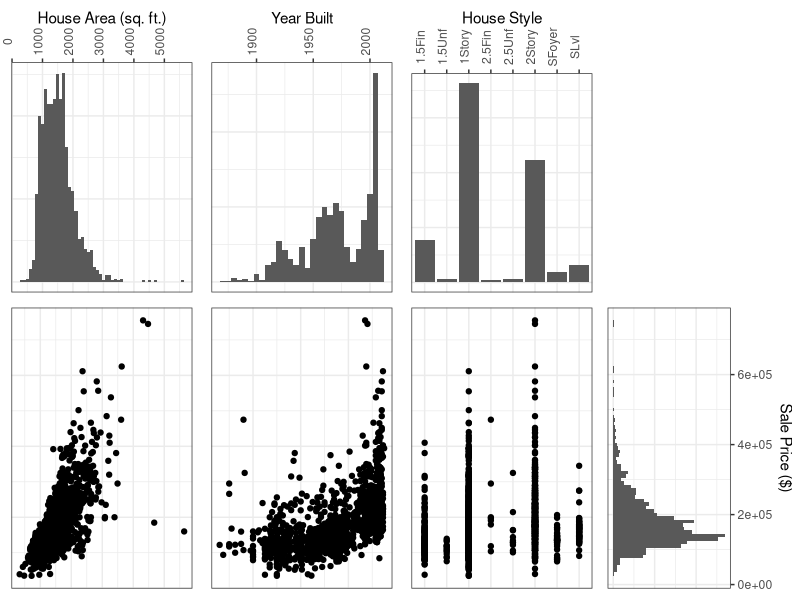
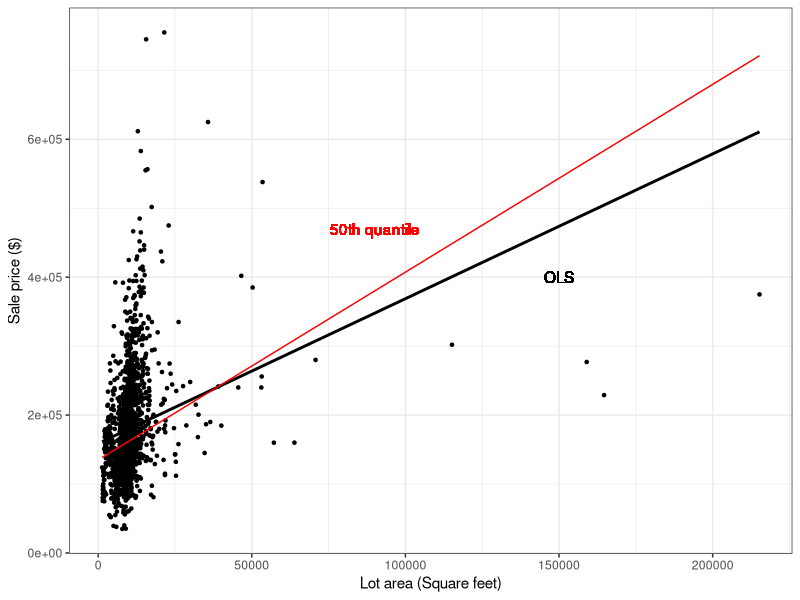
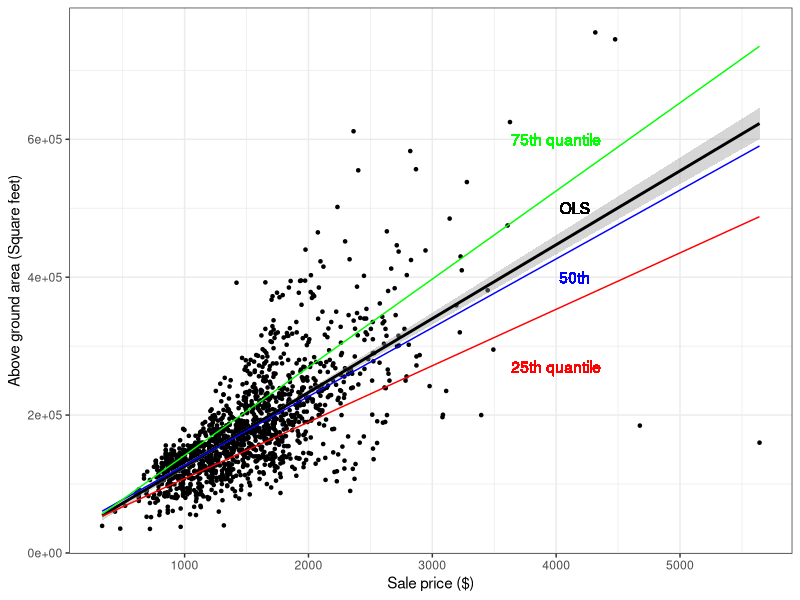
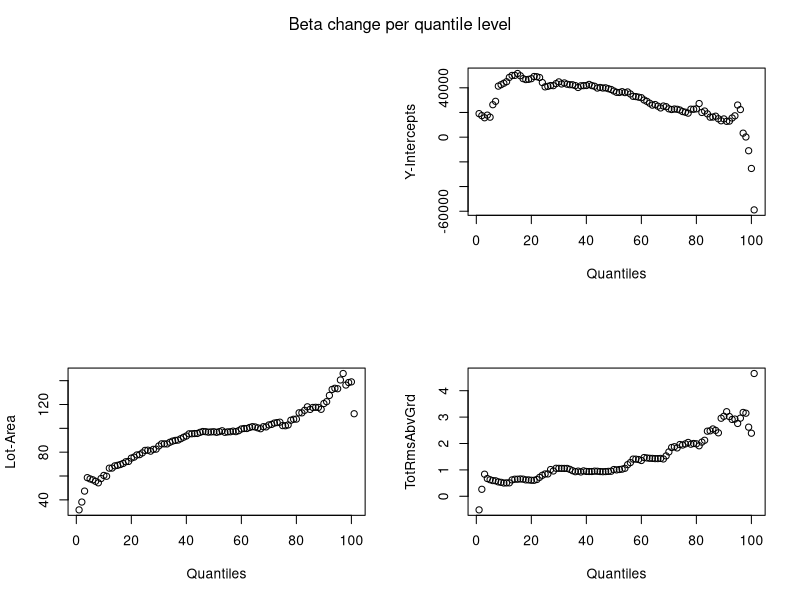
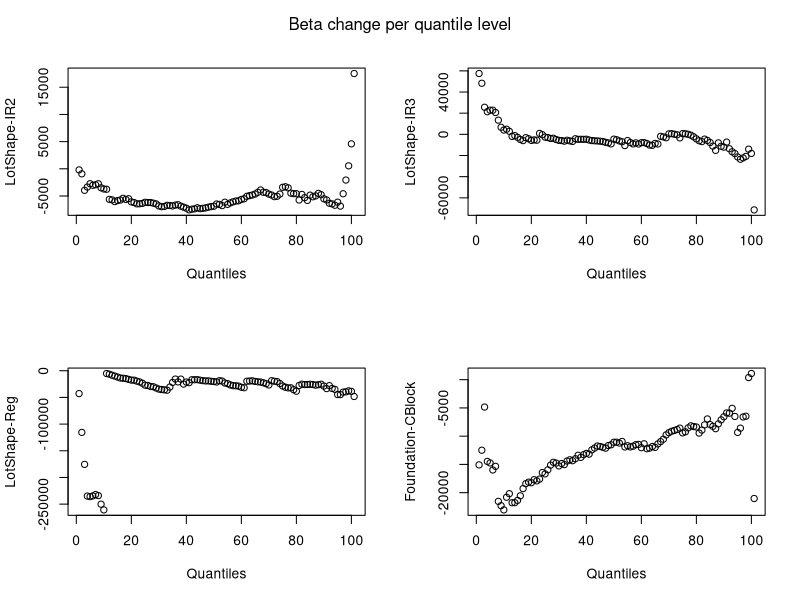
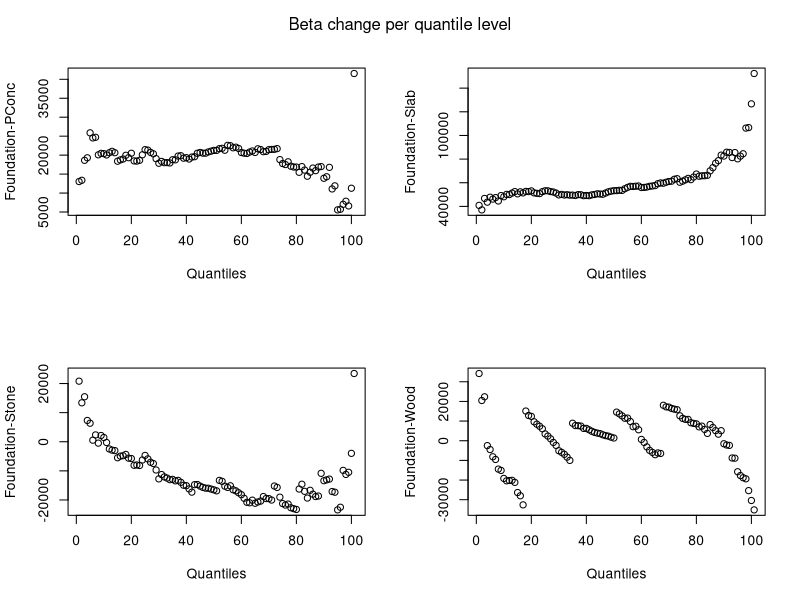

Reproduce these figures in R, in order.
## ---- chunk 1
# installing/loading the package:
# if(!require(installr)) {
#   install.packages("installr"); 
#   require(installr)
# } #load / install+load installr
# # using the package:
# updateR()

# install.packages('cowplot')
# install.packages("quantreg")
library("quantreg")
#library(sjPlot)
library(haven)
library(gridExtra)
library(tidyverse)
library(Metrics)
require(gridExtra)
library(cowplot)
library(ggplot2)
#library(equatiomatic)
#library(fastDummies)
#library(pscl)

#library(gsheet)
#library(brant)
#library(MASS)
#library(lmtest)
#library(reshape2)

#library(nnet)
#library(AER)
#library(boot)

#library(asaur)

## ---- chunk 2
df <- read.csv("TrainData.csv") |>
  na.omit() |>
  distinct()

## ---- chunk 3
suppressWarnings({

p1 <- df |> ggplot(aes(x = GrLivArea)) + geom_histogram(binwidth = 100) + theme_bw() + theme(axis.text.y = element_blank(), axis.text.x = element_text(angle = 90), axis.ticks.y = element_blank()) + ylab(NULL) + xlab("House Area (sq. ft.)") + scale_x_continuous(position = "top")

p2 <- df |> ggplot(aes(x = YearBuilt)) + geom_histogram(binwidth = 5) + theme_bw() + theme(axis.text.y = element_blank(), axis.text.x = element_text(angle = 90), axis.ticks.y = element_blank()) + ylab(NULL) + xlab("Year Built") + scale_x_continuous(position = "top")

p3 <- df |> ggplot(aes(x = HouseStyle)) + geom_histogram(stat="count") + theme_bw() + theme(axis.text.y = element_blank(), axis.text.x = element_text(angle = 90), axis.ticks.y = element_blank()) + ylab(NULL) + xlab("House Style") + scale_x_discrete(position = "top")

p4 <- ggplot() + theme_minimal()

p5 <- df |> ggplot(aes(x = GrLivArea, y = SalePrice)) + geom_point() + theme_bw() + theme(axis.text = element_blank(), axis.ticks = element_blank()) + ylab(NULL) + xlab(NULL)

p6 <- df |> ggplot(aes(x = YearBuilt, y = SalePrice)) + geom_point() + theme_bw() + theme(axis.text = element_blank(), axis.ticks = element_blank()) + ylab(NULL) + xlab(NULL)

p7 <- df |> ggplot(aes(x = HouseStyle, y = SalePrice)) + geom_point() + theme_bw() + theme(axis.text = element_blank(), axis.ticks = element_blank()) + ylab(NULL) + xlab(NULL)

p8 <- df |> ggplot(aes(x = SalePrice)) + geom_histogram(binwidth = 10000) + theme_bw() + ylab(NULL) + xlab("Sale Price ($)") + coord_flip() + scale_x_continuous(position = "top") + theme(axis.text.x = element_blank(), axis.ticks.x = element_blank())

grid.arrange(p1, p2, p3, p4, p5, p6, p7, p8, nrow = 2)

})
## ---- chunk 4

df |> ggplot(aes(y = SalePrice, x = LotArea)) +
  geom_point(size = 0.9) +
  geom_smooth(method = lm, se = F, color = "black") +
  geom_text(aes(y = 400000, x = 150000, label = "OLS"), color="black") + 
  geom_quantile(quantiles=0.5, color="red") + 
  geom_text(aes(y = 470000, x = 90000, label = "50th quantile"), color="red") + 
  ylab("Sale price ($)") +
  xlab("Lot area (Square feet)") +
  theme_bw()
## ---- chunk 5
# df |> ggplot(aes(y = SalePrice, x = GrLivArea)) +
#   geom_boxplot()

df |> ggplot(aes(y = SalePrice, x = GrLivArea)) +
  geom_point(size = 0.9) +
  stat_smooth(method = lm, color = "black") +
  geom_text(aes(x = 4150, y = 500000, label = "OLS"), color="black") + 
  geom_quantile(quantiles=0.25, color="red") + 
  geom_text(aes(x = 4000, y = 270000, label = "25th quantile"), color="red") + 
  geom_quantile(quantiles=0.5, color="blue") + 
  geom_text(aes(x = 4150, y = 400000, label = "50th"), color="blue") + 
  geom_quantile(quantiles=0.75, color="green") + 
  geom_text(aes(x = 4000, y = 600000, label = "75th quantile"), color="green") + 
  xlab("Sale price ($)") +
  ylab("Above ground area (Square feet)") +
  theme_bw()
## ---- chunk 6
qr50 = rq(data=df, SalePrice ~ GrLivArea + LotArea + TotRmsAbvGrd + as.factor(LotShape) + as.factor(Foundation), tau=0.5)
qr50_summary = summary(qr50)
## ---- chunk 7
#Generate all QR models 
taus <- seq(from=0, to=1, by=.01)
qrs = rq(data=df, SalePrice ~ GrLivArea + LotArea + TotRmsAbvGrd + as.factor(LotShape) + as.factor(Foundation), tau=taus)

## ---- chunk 8
num_of_rows <- nrow(qrs$coefficients)
par(mfrow = c(2, 2))
plot.new()
mtext("Beta change per quantile level", side = 3, line = - 2, outer = TRUE)
plot(qrs$coefficients[1, ], xlab="Quantiles", ylab="Y-Intercepts")
plot(qrs$coefficients[2, ], xlab="Quantiles", ylab="Lot-Area")
plot(qrs$coefficients[3, ], xlab="Quantiles", ylab="TotRmsAbvGrd")
plot(qrs$coefficients[4, ], xlab="Quantiles", ylab="LotShape-IR2")
mtext("Beta change per quantile level", side = 3, line = - 2, outer = TRUE)
plot(qrs$coefficients[5, ], xlab="Quantiles", ylab="LotShape-IR3")
plot(qrs$coefficients[6, ], xlab="Quantiles", ylab="LotShape-Reg")
plot(qrs$coefficients[7, ], xlab="Quantiles", ylab="Foundation-CBlock")
plot(qrs$coefficients[8, ], xlab="Quantiles", ylab="Foundation-PConc")
mtext("Beta change per quantile level", side = 3, line = - 2, outer = TRUE)
plot(qrs$coefficients[9, ], xlab="Quantiles", ylab="Foundation-Slab")
plot(qrs$coefficients[10, ], xlab="Quantiles", ylab="Foundation-Stone")
plot(qrs$coefficients[11, ], xlab="Quantiles", ylab="Foundation-Wood")

## ---- chunk 9

ols = lm(data=df, SalePrice ~ GrLivArea + LotArea + TotRmsAbvGrd + as.factor(LotShape) + as.factor(Foundation))
ols_summary = summary(ols)
ols_summary
## ---- chunk 10
olsMae = mae(predict(ols), df$SalePrice)
olsMae
Qr50Mae = mae(predict(qr50), df$SalePrice)
Qr50Mae
## ---- chunk 11
fullDataLength = length(df$SalePrice)
fullDataLength
count10per = fullDataLength / 10
count10per
sorted_df_desc <- df[order(-df$SalePrice),]
Q90SalePrice <- sorted_df_desc[0:count10per, ] # data greater than 90% of data
length(Q90SalePrice$SalePrice)

qr90_p = rq(data=df, SalePrice ~ GrLivArea + LotArea + TotRmsAbvGrd + as.factor(LotShape) + as.factor(Foundation), tau=0.90)

mae(predict(ols, newdata=Q90SalePrice), Q90SalePrice$SalePrice)
mae(predict(qr90_p, newdata=Q90SalePrice), Q90SalePrice$SalePrice)

###########
sorted_df_asc <- df[order(df$SalePrice),]
length(sorted_df_asc$SalePrice)
Q10SalePrice <- sorted_df_asc[0:count10per, ] # data lower than 90% of data
length(Q10SalePrice$SalePrice)

qr10_p = rq(data=df, SalePrice ~ GrLivArea + LotArea + TotRmsAbvGrd + as.factor(LotShape) + as.factor(Foundation), tau=0.10)

mae(predict(ols, newdata=Q10SalePrice), Q10SalePrice$SalePrice)
mae(predict(qr10_p, newdata=Q10SalePrice), Q10SalePrice$SalePrice)

## ---- chunk 12
olsRmse = rmse(predict(ols), df$SalePrice)
olsRmse
Qr50Rmse = rmse(predict(qr50), df$SalePrice)
Qr50Rmse
## ---- chunk 13
ols_summary$df[2]
qr50_summary$rdf
## ---- chunk 14
# Min OLS error
format(round(min(ols_summary$residuals), digits=0), scientific=F)
# Absolute min OLS error
format(round(min(abs(ols_summary$residuals)), digits=0), scientific=F)
# Max OLS error
format(round(max(ols_summary$residuals), digits=0), scientific=F)
# Absolute max OLS error
format(round(max(abs(ols_summary$residuals)), digits=0), scientific=F)
# Min QR 50th error
format(round(min(qr50_summary$residuals), digits=0), scientific=F)
# Absolute min QR 50th error
format(round(min(abs(qr50_summary$residuals)), digits=0), scientific=F)
# Max QR 50th error
format(round(max(qr50_summary$residuals), digits=0), scientific=F)
# Absolute max QR 50th error
format(round(max(abs(qr50_summary$residuals)), digits=0), scientific=F)
## ---- chunk 15
qr50_r_foundation = rq(data=df, SalePrice ~ GrLivArea + LotArea + TotRmsAbvGrd + as.factor(LotShape), tau=0.5)
anova_50_foundation <- anova(qr50, qr50_r_foundation)
anova_50_foundation

qr50_r_lotShape = rq(data=df, SalePrice ~ GrLivArea + LotArea + TotRmsAbvGrd + as.factor(Foundation), tau=0.5)
anova_50_lotShape <- anova(qr50, qr50_r_lotShape)
anova_50_lotShape

## Suddenly started showing the same error
# qr90              = rq(data=df, SalePrice ~ GrLivArea + LotArea + TotRmsAbvGrd + as.factor(LotShape) + as.factor(Foundation), tau=0.90)
# qr90_r_foundation = rq(data=df, SalePrice ~ GrLivArea + LotArea + TotRmsAbvGrd + as.factor(LotShape), tau=0.90)
# anova_90_foundation <- anova(qr90, qr90_r_foundation)
# anova_90_foundation

# qr90_r_lotshape = rq(data=df, SalePrice ~ GrLivArea + LotArea + TotRmsAbvGrd + as.factor(Foundation), tau=0.90)
# anova_90_lotshape <- anova(qr90, qr90_r_lotshape)
# anova_90_lotshape

## q75 and q10 gives errors
## ---- chunk 16
qrs_summary <- summary(qrs, se = "iid")
qrs_summary[10]
qrs_summary[25]
qrs_summary[50]
qrs_summary[75]
qrs_summary[90]
